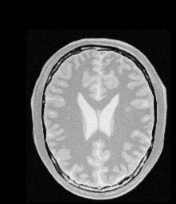
#> input picture images/img_ref_translated_img.PNG, 176 x 204 px
$ python rotate_image.py
#> lines starting #> are read from the running program, lines starting #| are printed output that depends on the picture
#> in demonstrate_rotation, img is the input picture: shape (204, 176); min 1, max 246, mean 86
import cv2
import numpy as np
import matplotlib.pyplot as plt

def apply_rotation(image, angle):
    """
    Apply only rotation to an image.

    Parameters:
    -----------
    image : numpy.ndarray
        Input image
    angle : float
        Rotation angle in degrees

    Returns:
    --------
    rotated_img : numpy.ndarray
        Rotated image
    """
#> called with angle = 50
    rows, cols = image.shape[:2]
#> rows = 204; cols = 176

    # Create rotation matrix (centered on the image)
    M_rotation = cv2.getRotationMatrix2D((cols / 2, rows / 2), angle, 1.0)

    # Apply rotation
    rotated_img = cv2.warpAffine(image, M_rotation, (cols, rows))
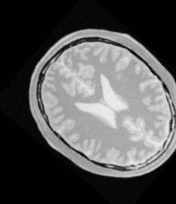
#> rotated_img: shape (204, 176); min 0, max 242, mean 83.9

    return rotated_img

def demonstrate_rotation(image_path, save_path='rotated_image.jpg'):
    # Read the image
    img = cv2.imread(image_path, cv2.IMREAD_GRAYSCALE)
    if img is None:
        print(f"Error: Could not read image at {image_path}")
        return

    # Define rotation angle
    angle = 50  # in degrees

    # Apply rotation
    rotated = apply_rotation(img, angle)

    # Save the rotated image
    cv2.imwrite(save_path, rotated)
    print(f"Rotated image saved to {save_path}")

    # Display original and rotated images
    plt.figure(figsize=(12, 6))
    plt.subplot(121), plt.imshow(img, cmap='gray'), plt.title('Original Image')
    plt.subplot(122), plt.imshow(rotated, cmap='gray'), plt.title('Rotated Image')
    plt.tight_layout()
    plt.show()
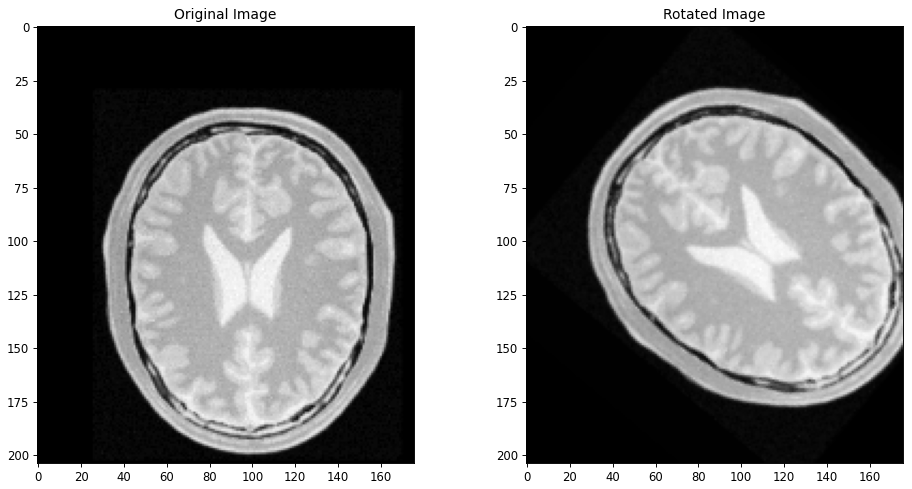
#> figure drawn by matplotlib, 2 panels

    return img, rotated

# Example usage:
original, rotated = demonstrate_rotation('images/img_ref_translated_img.PNG', 'images/img_ref_translated_img.PNG_rotated50.jpg')

$ run again, with images/(10,15)_30_1.2.png copied over images/img_ref_translated_img.PNG
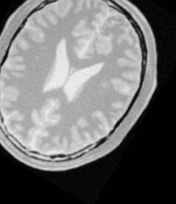
#> input picture images/(10,15)_30_1.2.png, 176 x 204 px
#> in demonstrate_rotation, img is the input picture: shape (204, 176); min 0, max 244, mean 112.5
#> in apply_rotation, `rotated_img = cv2.warpAffine(image, M_rotation, (cols, rows))`:
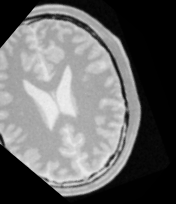
#> rotated_img: shape (204, 176); min 0, max 238, mean 104.3
#> in demonstrate_rotation, `plt.show()`:
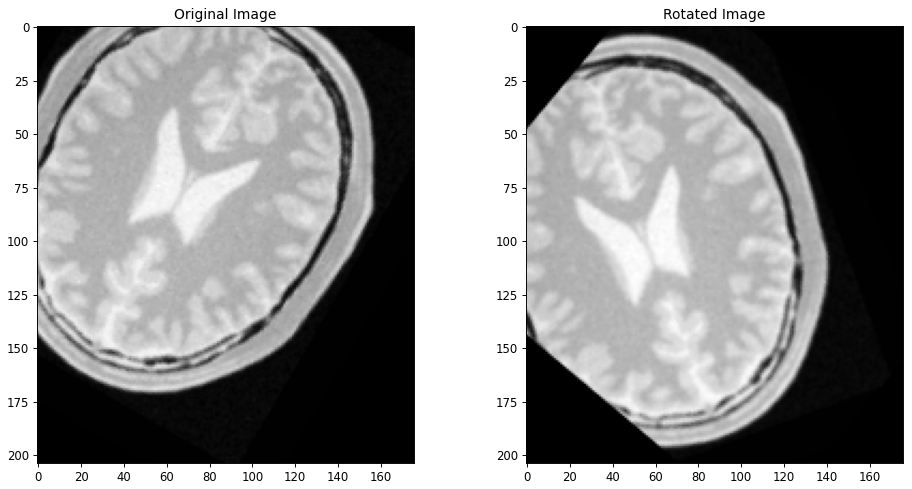
#> figure drawn by matplotlib, 2 panels

$ run again, with images/elephant_rotate_16.png copied over images/img_ref_translated_img.PNG
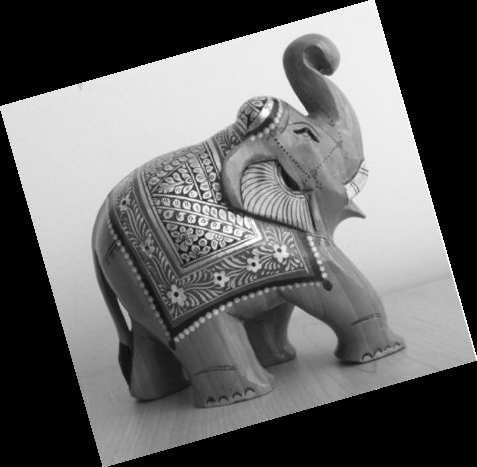
#> input picture images/elephant_rotate_16.png, 477 x 467 px
#> in apply_rotation, `rotated_img = cv2.warpAffine(image, M_rotation, (cols, rows))`:
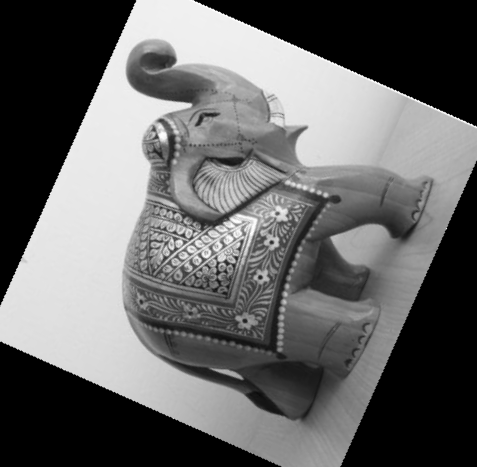
#> rotated_img: shape (467, 477); min 0, max 255, mean 101.8
#> in demonstrate_rotation, `plt.show()`:
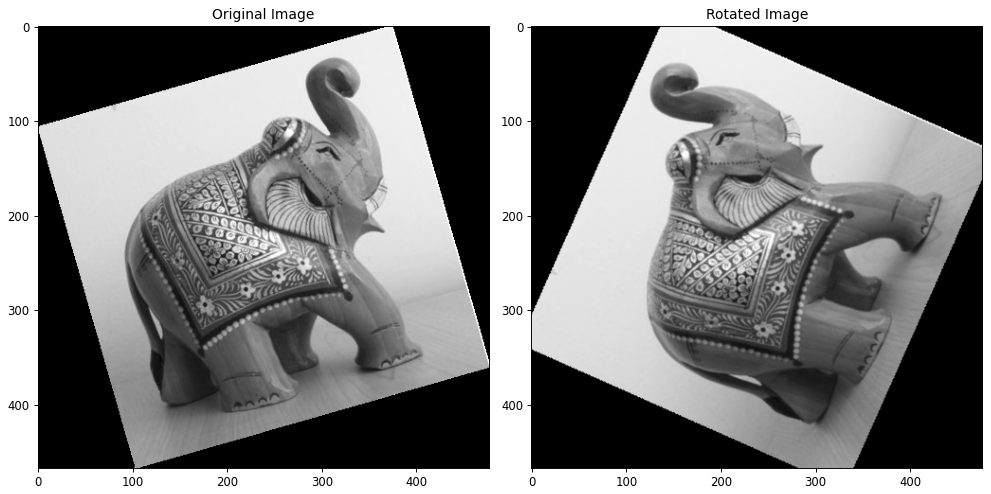
#> figure drawn by matplotlib, 2 panels
